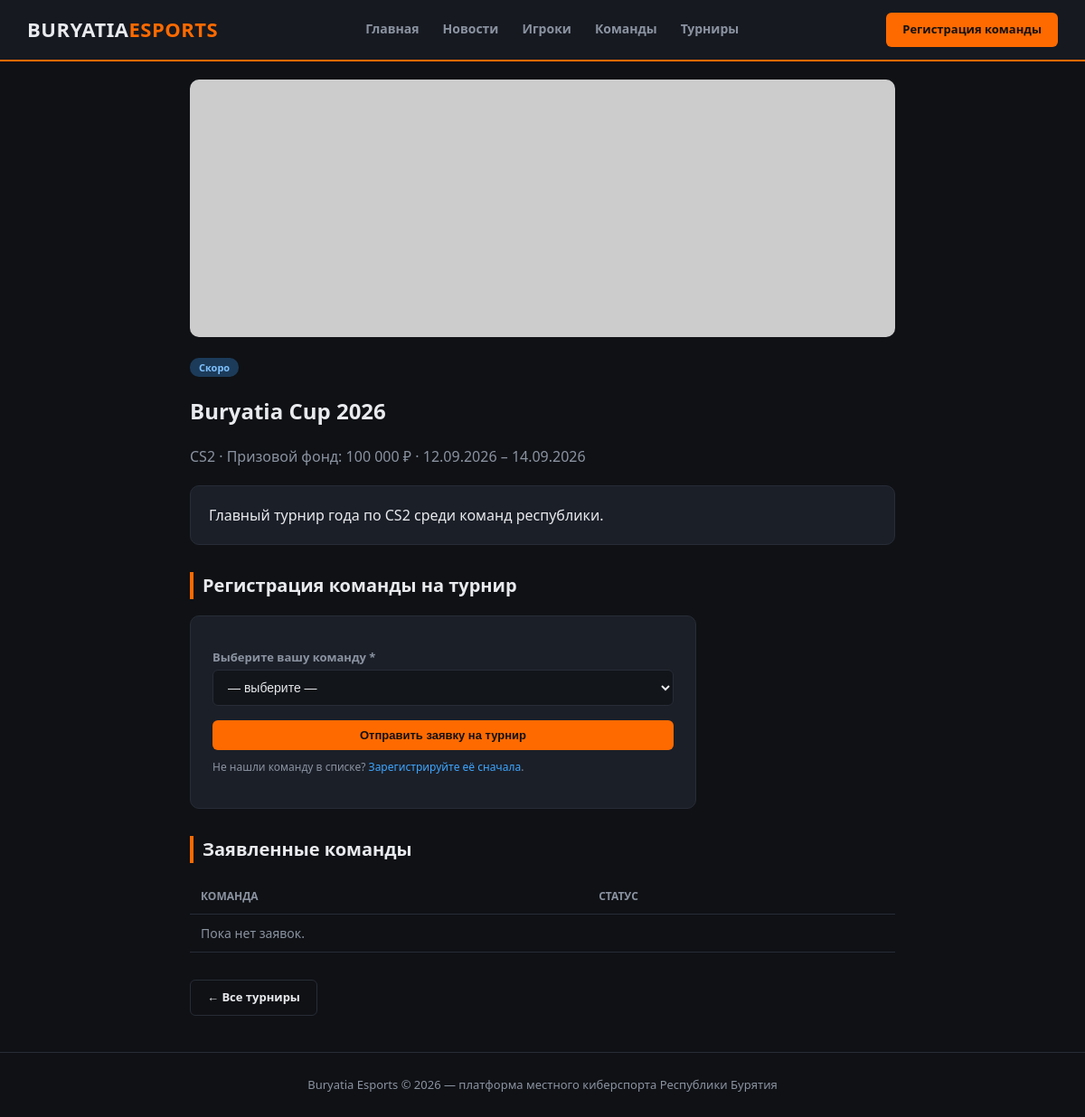
Page /tournaments/1 on the committed database.
### app.py (models this page shows)
class Tournament(db.Model):
    id = db.Column(db.Integer, primary_key=True)
    title = db.Column(db.String(160), nullable=False)
    game = db.Column(db.String(80))
    description = db.Column(db.Text)
    prize_pool = db.Column(db.String(80))
    start_date = db.Column(db.Date)
    end_date = db.Column(db.Date)
    status = db.Column(db.String(20), default="upcoming")  # upcoming/ongoing/finished
    cover = db.Column(db.String(255))
    created_at = db.Column(db.DateTime, default=datetime.utcnow)
    registrations = db.relationship("TournamentRegistration", backref="tournament", lazy=True)

### app.py (the view)
@app.route("/tournaments/<int:tournament_id>")
def tournament_detail(tournament_id):
    tournament = Tournament.query.get_or_404(tournament_id)
    teams = Team.query.filter_by(approved=True).order_by(Team.name).all()
    return render_template("tournament_detail.html", tournament=tournament, teams=teams)

### templates/tournament_detail.html (shortened to what this page needs)
{% extends "base.html" %}
{% block content %}
<section class="container" style="max-width:820px">
  <img style="width:100%;border-radius:10px;margin-bottom:20px;max-height:320px;object-fit:cover"
       src="{{ url_for('static', filename=tournament.cover) if tournament.cover else 'https://placehold.co/820x300/1b1f28/ff6a00?text=Турнир' }}">
  <span class="status-badge status-{{ tournament.status }}">
    {{ {'upcoming':'Скоро','ongoing':'Идёт','finished':'Завершён'}[tournament.status] }}
  </span>
  <h1>{{ tournament.title }}</h1>
  <p style="color:var(--muted)">
    {{ tournament.game or '' }} · Призовой фонд: {{ tournament.prize_pool or '—' }} ·
    {{ tournament.start_date.strftime('%d.%m.%Y') if tournament.start_date else '' }}
    {% if tournament.end_date %} – {{ tournament.end_date.strftime('%d.%m.%Y') }}{% endif %}
  </p>
  {% if tournament.description %}
  <div class="card" style="padding:20px;margin:20px 0;white-space:pre-line">{{ tournament.description }}</div>
  {% endif %}
  <div class="section-title" style="margin-top:30px"><h2>Регистрация команды на турнир</h2></div>
  <form class="form-box" method="post" action="{{ url_for('tournament_register', tournament_id=tournament.id) }}">
    <label>Выберите вашу команду *</label>
    <select name="team_id" required>
      <option value="">— выберите —</option>
    </select>
    <button class="btn btn-accent" style="margin-top:16px;width:100%">Отправить заявку на турнир</button>
    <p style="color:var(--muted);font-size:12px;margin-top:10px">
      Не нашли команду в списке? <a href="{{ url_for('team_register') }}" style="color:var(--accent2)">Зарегистрируйте её сначала</a>.
    </p>
  </form>
  <div class="section-title" style="margin-top:30px"><h2>Заявленные команды</h2></div>
  <table>
    <thead><tr><th>Команда</th><th>Статус</th></tr></thead>
    <tbody>
      {% for reg in tournament.registrations %}
      <tr>
        <td>{{ reg.team.name }}</td>
        <td><span class="status-badge status-{{ reg.status }}">
          {{ {'pending':'Ожидает','approved':'Принята','rejected':'Отклонена'}[reg.status] }}
        </span></td>
      </tr>
      {% else %}
      <tr><td colspan="2" style="color:var(--muted)">Пока нет заявок.</td></tr>
      {% endfor %}
    </tbody>
  </table>
  <p style="margin-top:30px"><a href="{{ url_for('tournaments_list') }}" class="btn btn-outline">← Все турниры</a></p>
</section>
{% endblock %}

### static/css/style.css (style rules this page uses)
:root { --bg:#0f1115; --bg-alt:#161920; --card:#1b1f28; --border:#272c36; --text:#e8eaed; --muted:#8b93a1; --accent:#ff6a00; --accent2:#3ea6ff; --green:#3fcf7f; --red:#ff4d4d; }
* { box-sizing:border-box }
body { margin:0; font-family:"Segoe UI",Roboto,Arial,sans-serif; background:var(--bg); color:var(--text); line-height:1.5; }
a { color:inherit;text-decoration:none }
img { max-width:100%;display:block }
.container { max-width:1180px;margin:0 auto;padding:0 20px }
.btn { display:inline-block;padding:9px 18px;border-radius:6px; font-weight:700;font-size:13px;cursor:pointer;border:none; }
.btn-accent { background:var(--accent);color:#111 }
.btn-outline { background:transparent;border:1px solid var(--border);color:var(--text) }
section { padding:40px 0 }
.section-title { display:flex;align-items:center;justify-content:space-between; margin-bottom:18px; }
.section-title h2 { font-size:20px;margin:0;border-left:4px solid var(--accent);padding-left:10px }
.card { background:var(--card);border:1px solid var(--border); border-radius:10px;overflow:hidden;transition:.15s; }
table { width:100%;border-collapse:collapse;font-size:14px }
table th,table td { padding:10px 12px;border-bottom:1px solid var(--border);text-align:left }
table th { color:var(--muted);font-weight:700;font-size:12px;text-transform:uppercase }
.form-box { background:var(--card);border:1px solid var(--border); border-radius:10px;padding:24px;max-width:560px; }
label { display:block;font-size:13px;color:var(--muted);margin:12px 0 4px;font-weight:600 }
input,select,textarea { width:100%;padding:10px 12px;border-radius:6px;border:1px solid var(--border); background:#12151a;color:var(--text);font-size:14px; }
.status-badge { padding:3px 10px;border-radius:10px;font-size:11px;font-weight:700 }
.status-upcoming { background:#1c3b5a;color:#7fc2ff }

### rows in the picture
Tournament: status "Скоро", title "Buryatia Cup 2026", game "CS2", prize_pool "100 000 ₽", start_date "12.09.2026", end_date "14.09.2026", description "Главный турнир года по CS2 среди команд республики."
